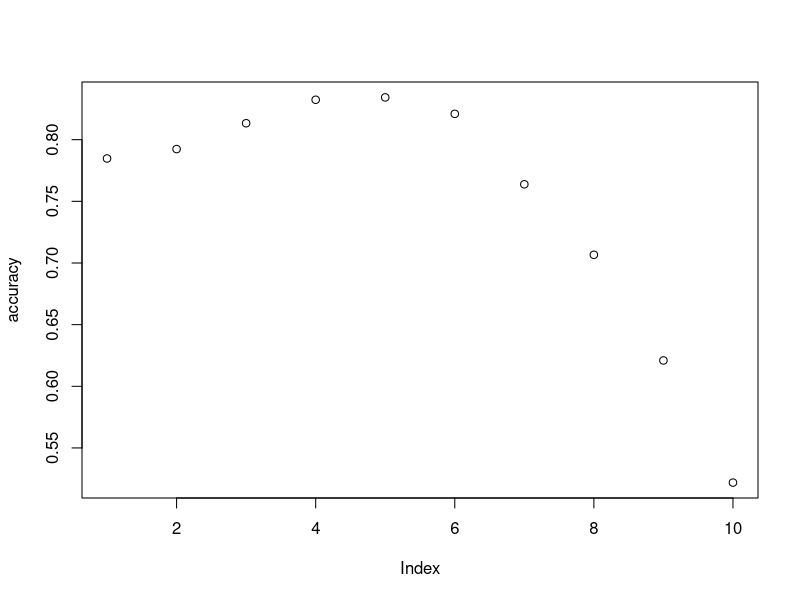

Source code (R):
library(caret)
library(dslabs)
library(dplyr)
library(purrr)
data(heights)
y<-heights$sex
x<-heights$height
set.seed(2)
test_index<-createDataPartition(y,times = 1,p=0.5,list=FALSE)
train_set<-heights[-test_index,]
test_set<-heights[test_index,]
y_hat<-sample(c("Male","Female"),length(test_index),replace=TRUE) %>% factor(levels=levels(test_set$sex))
mean(y_hat==test_set$sex)
heights %>% group_by(sex) %>% summarize(mean(height),sd(height))
y_hat<-ifelse(x>62,"Male","Female") %>% factor(levels=levels(test_set$sex))
mean(y==y_hat)
cutoff<-seq(61,70)
accuracy<-map_dbl(cutoff,function(x){
  y_hat<-ifelse(train_set$height>x,"Male","Female") %>% factor(levels=levels(test_set$sex))
  mean(y_hat==train_set$sex)
})
plot(accuracy)
